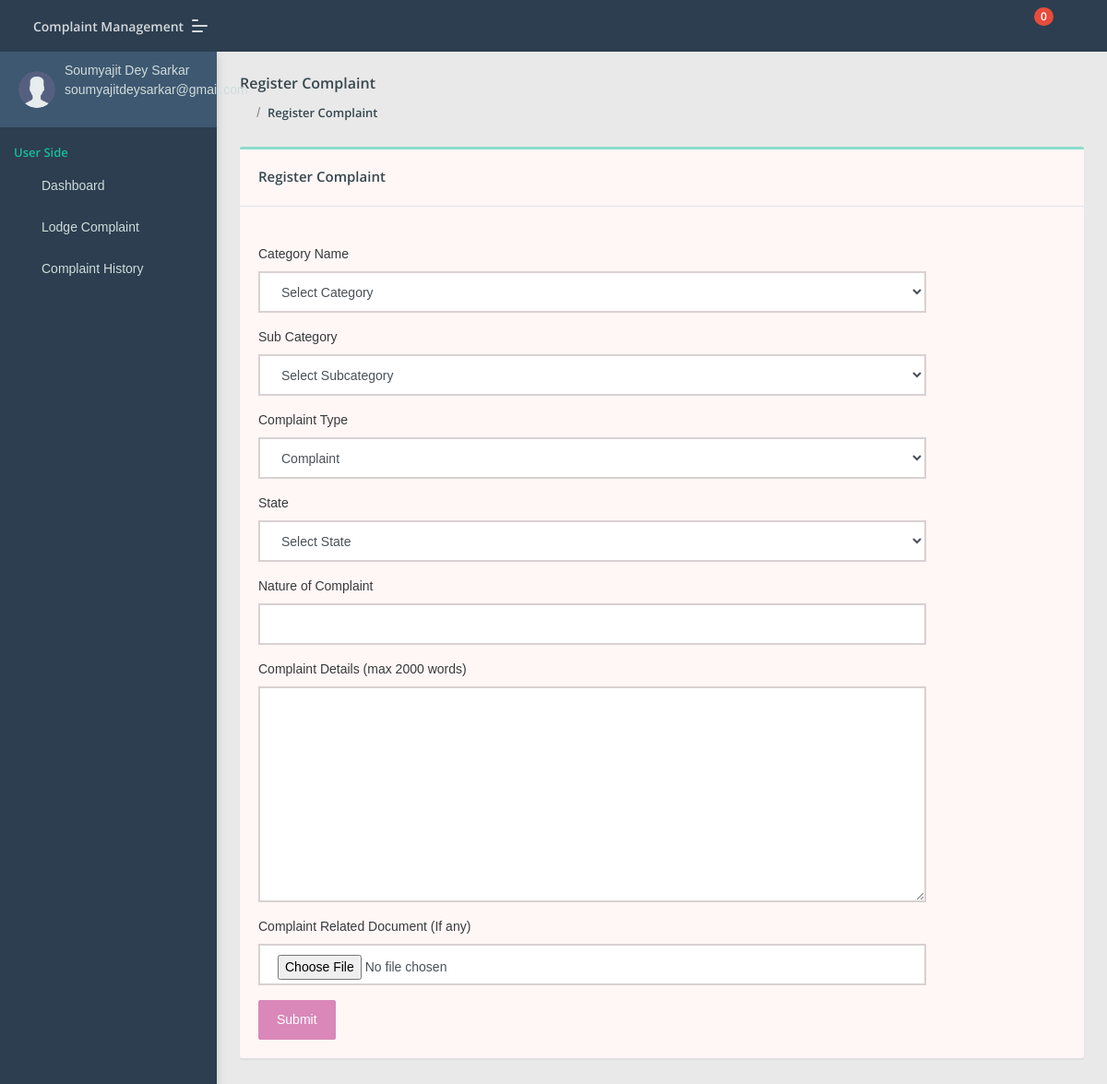
Page /grp/user/register-complaint.php (signed in) on the committed database.
### tables this page shows
CREATE TABLE `users` (
  `id` int(11) NOT NULL,
  `fullName` varchar(255) DEFAULT NULL,
  `userEmail` varchar(255) DEFAULT NULL,
  `password` varchar(255) DEFAULT NULL,
  `contactNo` bigint(11) DEFAULT NULL,
  `address` tinytext DEFAULT NULL,
  `State` varchar(255) DEFAULT NULL,
  `country` varchar(255) DEFAULT NULL,
  `pincode` int(6) DEFAULT NULL,
  `userImage` varchar(255) DEFAULT NULL,
  `regDate` timestamp NOT NULL DEFAULT current_timestamp(),
  `updationDate` timestamp NULL DEFAULT NULL,
  `status` int(1) DEFAULT NULL
);

### grp/user/register-complaint.php (the view, shortened to what this page needs)
<?php
include('include/config.php');
if (strlen($_SESSION['id']) == 0) {
    header('location:index.php');
} else {
    ?>
    <!DOCTYPE html>
    <html lang="en">
    <head>
        <link rel="stylesheet" href="../admin/assets/css/style.css">
    </head>
    <body class="">
        <?php include('include/sidebar.php'); ?>
        <?php include('include/header.php'); ?>
        <section class="pcoded-main-container">
            <div class="pcoded-content">
                <div class="page-header">
                    <div class="page-block">
                        <div class="row align-items-center">
                            <div class="col-md-12">
                                <div class="page-header-title">
                                    <h5 class="m-b-10">Register Complaint</h5>
                                </div>
                                <ul class="breadcrumb">
                                    <li class="breadcrumb-item"><a href="dashboard.php"><i
                                                class="feather icon-home"></i></a></li>
                                    <li class="breadcrumb-item"><a href="register-complaint.php">Register Complaint</a></li>
                                </ul>
                            </div>
                        </div>
                    </div>
                </div>
                <div class="row">
                    <div class="col-sm-12">
                        <div class="card">
                            <div class="card-header">
                                <h5>Register Complaint</h5>
                            </div>
                            <div class="card-body">
                                <div class="row">
                                    <div class="col-md-10">
                                        <br />
                                        <form method="post" name="complaint" enctype="multipart/form-data">
                                            <div class="form-group">
                                                <label for="exampleInputEmail1">Category Name</label>
                                                <select name="category" id="category" class="form-control"
                                                    onChange="getCat(this.value);" required="">
                                                    <option value="">Select Category</option>
                                                </select>
                                            </div>
                                            <div class="form-group">
                                                <label for="exampleInputEmail1">Sub Category</label>
                                                <select name="subcategory" id="subcategory" class="form-control">
                                                    <option value="">Select Subcategory</option>
                                                </select>
                                            </div>
                                            <div class="form-group">
                                                <label for="exampleInputEmail1">Complaint Type</label>
                                                <select name="complaintype" class="form-control" required="">
                                                    <option value=" Complaint"> Complaint</option>
                                                </select>
                                            </div>
                                            <div class="form-group">
                                                <label for="exampleInputEmail1">State</label>
                                                <select name="state" required="required" class="form-control">
                                                    <option value="">Select State</option>
                                                </select>
                                            </div>
                                            <div class="form-group">
                                                <label for="exampleInputEmail1">Nature of Complaint</label>
                                                <input type="text" name="noc" required="required" value="" required=""
                                                    class="form-control">
                                            </div>
                                            <div class="form-group">
                                                <label for="exampleInputEmail1">Complaint Details (max 2000 words)</label>
                                                <textarea name="complaindetails" required="required" cols="10" rows="10"
                                                    class="form-control" maxlength="2000"></textarea>
                                            </div>
                                            <div class="form-group">
                                                <label for="exampleInputEmail1">Complaint Related Document (If any)</label>
                                                <input type="file" name="compfile" class="form-control" value="">
                                            </div>
                                            <button type="submit" class="btn  btn-primary" name="submit">Submit</button>
                                        </form>
                                    </div>
                                </div>
                            </div>
                        </div>
                    </div>
                </div>
            </div>
        </section>
    </body>
    </html>
<?php } ?>

### grp/user/include/sidebar.php (shortened to what this page needs)
	<nav class="pcoded-navbar  ">
		<div class="navbar-wrapper  ">
			<div class="navbar-content scroll-div " >
				<div class="">
					<div class="main-menu-header">
						<?php
$id=intval($_SESSION["id"]);
$query=mysqli_query($con,"select * from users where id='$id'");
while($row=mysqli_fetch_array($query))
{
?>
						<img class="img-radius" src="../admin/assets/images/user/user.png" alt="User-Profile-Image">
						<div class="user-details">
							<span><?php echo  htmlentities($row['fullName']);?></span>
							<div id="more-details"><?php echo  htmlentities($row['userEmail']);?><i class="fa fa-chevron-down m-l-5"></i></div>
						</div><?php } ?>
					</div>
				</div>
				<ul class="nav pcoded-inner-navbar ">
					<li class="nav-item pcoded-menu-caption">
						<label>User Side</label>
					</li>
					<li class="nav-item">
					    <a href="dashboard.php" class="nav-link "><span class="pcoded-micon"><i class="feather icon-home"></i></span><span class="pcoded-mtext">Dashboard</span></a>
					</li>
					<li class="nav-item">
					    <a href="register-complaint.php" class="nav-link "><span class="pcoded-micon"><i class="feather icon-file-text"></i></span><span class="pcoded-mtext">Lodge Complaint</span></a>
					</li>
					<li class="nav-item">
					    <a href="complaint-history.php" class="nav-link "><span class="pcoded-micon"><i class="feather icon-align-justify"></i></span><span class="pcoded-mtext">Complaint History</span></a>
					</li>
				</ul>
			</div>
		</div>
	</nav>

### rows in the picture
users: fullName "Soumyajit Dey Sarkar", userEmail "soumyajitdeysarkar@gmail.com"

### other values in the picture
$num1 "0"
